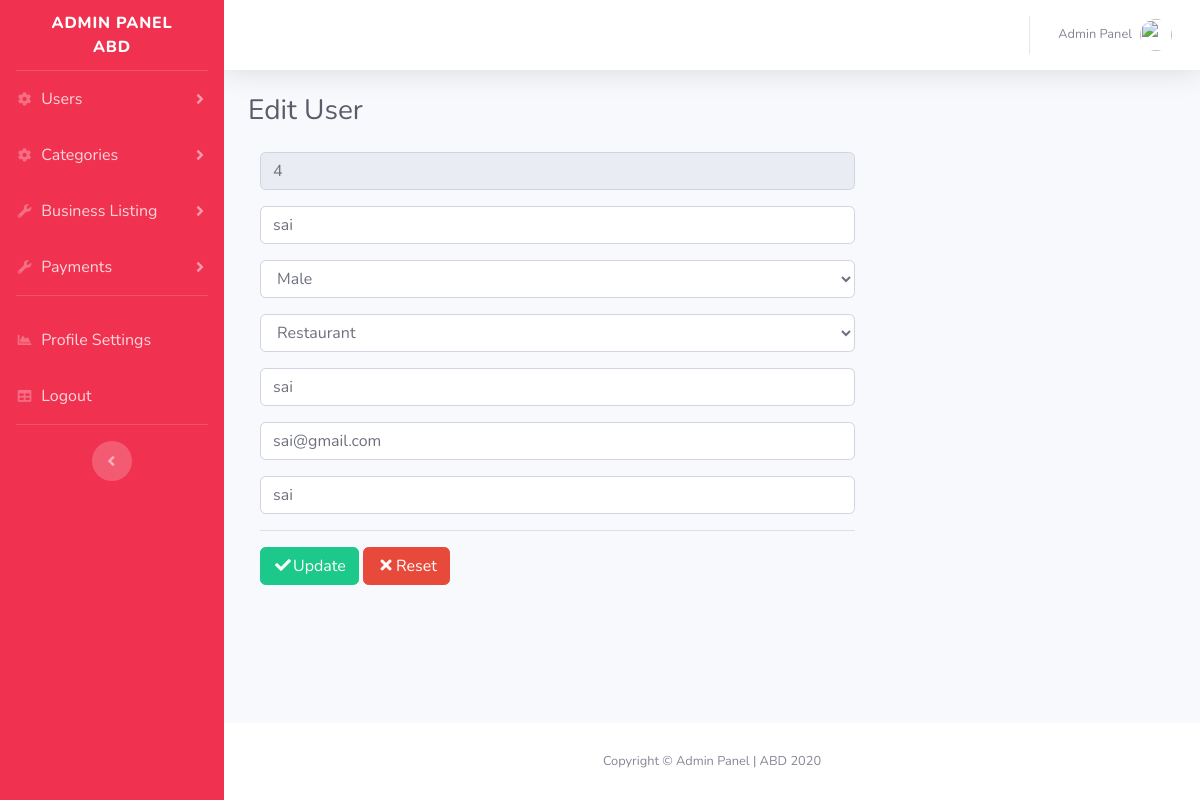
The app's page /admin/editusers.php?id=4 with its own data.
### tables this page shows
CREATE TABLE `user` (
  `id` int(11) NOT NULL auto_increment,
  `fullname` varchar(150) NOT NULL,
  `gender` varchar(150) NOT NULL,
  `category_id` varchar(150) NOT NULL,
  `username` varchar(150) NOT NULL,
  `pass` varchar(150) NOT NULL,
  `email` varchar(150) NOT NULL,
  `contact` varchar(150) NOT NULL,
  UNIQUE KEY `id` (`id`)
);

### admin/editusers.php (the view, shortened to what this page needs)
<?php include('include/header.php');
include('include/connection.php');
?>
<div class="container-fluid">
          <h1 class="h3 mb-4 text-gray-800">Edit User</h1>
		  <div class="col-md-8">
<form role="form" method="post" action="editusers.php" enctype="multipart/form-data">
              <div class="form-group">
			  <?php
 if(isset($_GET['id']))
                          {
$Reg_Result = mysqli_query($connect,"select * from user where id='".$_GET['id']."'");
$Reg_Row = @mysqli_fetch_array($Reg_Result,MYSQLI_ASSOC);
?>
                <input class="form-control" type="text" placeholder="User ID" name="id" value="<?php echo $Reg_Row['id']; ?>" required="" readonly>
              </div>
              <div class="form-group">
                <input class="form-control" type="text" placeholder="Full Name" name="fullname" value="<?php echo $Reg_Row['fullname']; ?>" required="">
              </div>
          <div class="form-group">
                <Select class="form-control" name="gender">
<option value="<?php echo $Reg_Row['gender']; ?>" selected><?php echo $Reg_Row['gender']; ?></option>
</select>
              </div>
			  <div class="form-group">
               <select name="category_id" class="form-control">
<option value="<?php echo $Reg_Row['category_id'];?>" selected><?php echo $Reg_Row['category_id'];?></option>
								</select> </div>
			  <div class="form-group">
                <input class="form-control" type="text" placeholder="User Name" name="username" value="<?php echo $Reg_Row['username']; ?>" required="">
              </div>
			  <div class="form-group">
                <input class="form-control" type="email" placeholder="Full Name" name="email" value="<?php echo $Reg_Row['email']; ?>" required="">
              </div>
			  <div class="form-group">
                <input class="form-control" type="text" placeholder="Contact" name="contact" value="<?php echo $Reg_Row['fullname']; ?>" required="">
						  </div><?php }?>
              <hr>
            <button type="submit" name="submit" class="btn btn-success"><i class="fa fa-check fa-fw"></i>Update</button>
            <button type="reset" class="btn btn-danger"><i class="fa fa-times fa-fw"></i>Reset</button>
          </form></div>
        </div>
      </div>
	  <?php include('include/footer.php');?>

### records on screen
user: id "4", fullname "sai", gender "Male", category_id "Restaurant", username "sai", email "sai@gmail.com", contact "sai"
